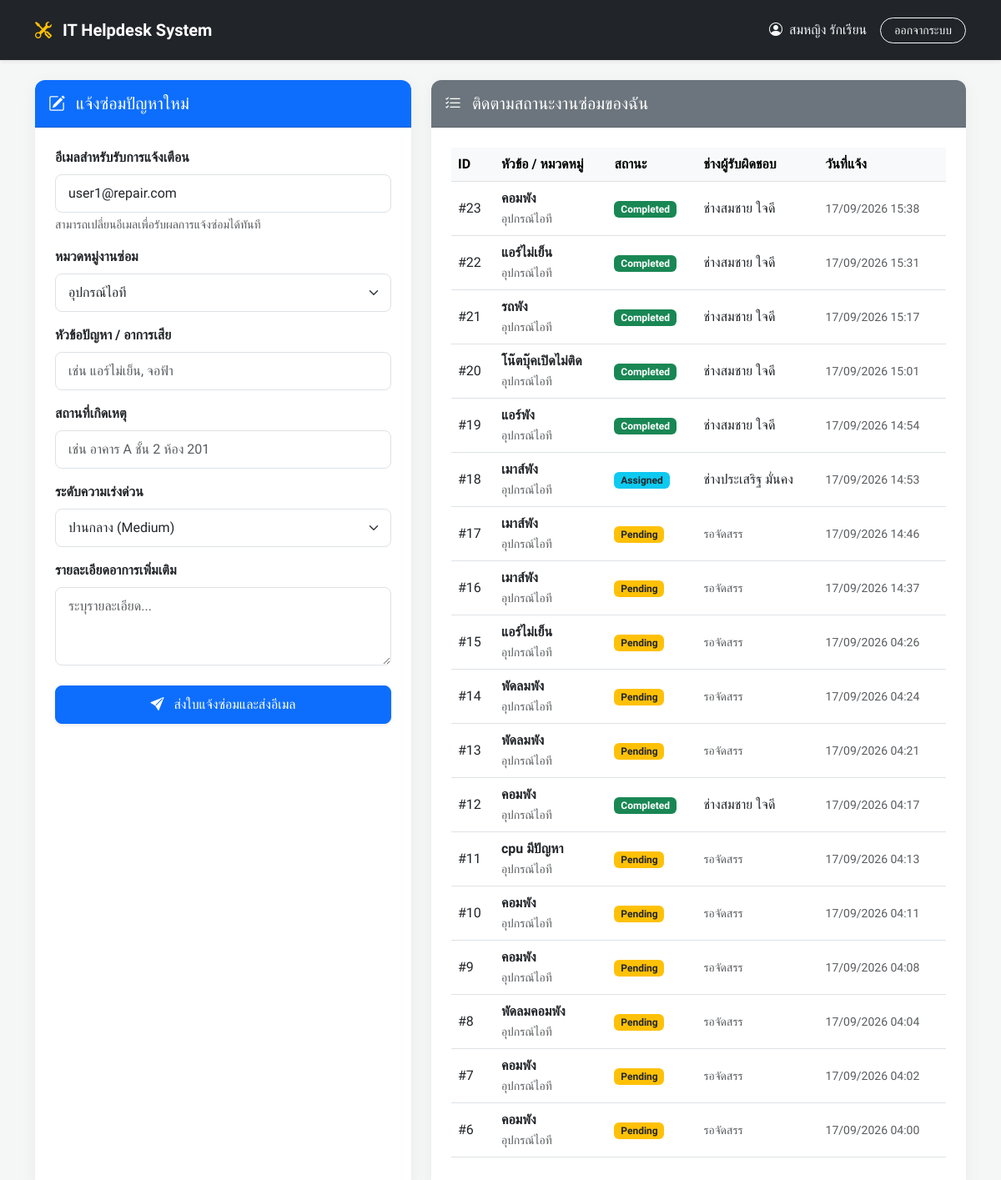
The app's page /create_ticket.php (signed in) with its own data.
### tables this page shows
CREATE TABLE `users` (
  `user_id` int(11) NOT NULL,
  `username` varchar(50) NOT NULL,
  `password_hash` varchar(255) NOT NULL,
  `full_name` varchar(100) NOT NULL,
  `email` varchar(100) NOT NULL,
  `phone` varchar(20) NOT NULL,
  `role` enum('User','Technician','Admin') DEFAULT 'User',
  `is_active` tinyint(1) DEFAULT 1,
  `created_at` timestamp NOT NULL DEFAULT current_timestamp(),
  `updated_at` timestamp NOT NULL DEFAULT current_timestamp() ON UPDATE current_timestamp()
);

CREATE TABLE `tickets` (
  `ticket_id` int(11) NOT NULL,
  `user_id` int(11) NOT NULL,
  `contact_email` varchar(255) DEFAULT NULL,
  `category_id` int(11) NOT NULL,
  `technician_id` int(11) DEFAULT NULL,
  `title` varchar(150) NOT NULL,
  `description` text NOT NULL,
  `location` varchar(150) NOT NULL,
  `status` enum('Pending','Assigned','In Progress','Completed','Cancelled') DEFAULT 'Pending',
  `priority` enum('Low','Medium','High','Urgent') DEFAULT 'Medium',
  `created_at` timestamp NOT NULL DEFAULT current_timestamp(),
  `updated_at` timestamp NOT NULL DEFAULT current_timestamp() ON UPDATE current_timestamp()
);

CREATE TABLE `categories` (
  `category_id` int(11) NOT NULL,
  `category_name` varchar(100) NOT NULL,
  `description` text DEFAULT NULL,
  `created_at` timestamp NOT NULL DEFAULT current_timestamp()
);

### create_ticket.php (the view, shortened to what this page needs)
<?php
include 'db.php';
$user_id = $_SESSION['user_id'];
$stmt_user_info = $conn->prepare("SELECT email, full_name FROM users WHERE user_id = ?");
$stmt_user_info->execute([$user_id]);
$current_user_data = $stmt_user_info->fetch(PDO::FETCH_ASSOC);
$default_email = $current_user_data['email'] ?? '';
$stmt_cat = $conn->query("SELECT * FROM categories");
$categories = $stmt_cat->fetchAll(PDO::FETCH_ASSOC);
$stmt_my_tickets = $conn->prepare("
    SELECT t.*, c.category_name, tech.full_name AS tech_name
    FROM tickets t
    JOIN categories c ON t.category_id = c.category_id
    LEFT JOIN users tech ON t.technician_id = tech.user_id
    WHERE t.user_id = ?
    ORDER BY t.created_at DESC
");
$stmt_my_tickets->execute([$user_id]);
$my_tickets = $stmt_my_tickets->fetchAll(PDO::FETCH_ASSOC);
?>
<!DOCTYPE html>
<html lang="th">
<head>
    <link href="https://cdn.jsdelivr.net/npm/bootstrap@5.3.0/dist/css/bootstrap.min.css" rel="stylesheet">
    <link rel="stylesheet" href="https://cdn.jsdelivr.net/npm/bootstrap-icons@1.10.5/font/bootstrap-icons.css">
</head>
<body>
    <nav class="navbar navbar-expand-lg navbar-dark bg-dark shadow-sm py-3 mb-4">
        <div class="container">
            <a class="navbar-brand fw-bold" href="#"><i class="bi bi-tools text-warning me-2"></i> IT Helpdesk System</a>
            <div class="d-flex align-items-center">
                <span class="text-light me-3"><i class="bi bi-person-circle me-1"></i> <?= htmlspecialchars($_SESSION['full_name']); ?></span>
                <a href="index.php" class="btn btn-outline-light btn-sm rounded-pill px-3">ออกจากระบบ</a>
            </div>
        </div>
    </nav>
    <div class="container mb-5">
        <div class="row g-4">
            <div class="col-lg-5">
                <div class="card h-100">
                    <div class="card-header bg-primary text-white py-3">
                        <h5 class="mb-0"><i class="bi bi-pencil-square me-2"></i> แจ้งซ่อมปัญหาใหม่</h5>
                    </div>
                    <div class="card-body p-4">
                        <form method="POST">
                            <div class="mb-3">
                                <label class="form-label fw-semibold">อีเมลสำหรับรับการแจ้งเตือน</label>
                                <input type="email" name="target_email" class="form-control" value="<?= htmlspecialchars($default_email); ?>" placeholder="example@email.com" required>
                                <div class="form-text">สามารถเปลี่ยนอีเมลเพื่อรับผลการแจ้งซ่อมได้ทันที</div>
                            </div>
                            <div class="mb-3">
                                <label class="form-label fw-semibold">หมวดหมู่งานซ่อม</label>
                                <select name="category_id" class="form-select" required>
                                    <?php foreach($categories as $cat): ?>
                                        <option value="<?= $cat['category_id']; ?>"><?= htmlspecialchars($cat['category_name']); ?></option>
                                    <?php endforeach; ?>
                                </select>
                            </div>
                            <div class="mb-3">
                                <label class="form-label fw-semibold">หัวข้อปัญหา / อาการเสีย</label>
                                <input type="text" name="title" class="form-control" placeholder="เช่น แอร์ไม่เย็น, จอฟ้า" required>
                            </div>
                            <div class="mb-3">
                                <label class="form-label fw-semibold">สถานที่เกิดเหตุ</label>
                                <input type="text" name="location" class="form-control" placeholder="เช่น อาคาร A ชั้น 2 ห้อง 201" required>
                            </div>
                            <div class="mb-3">
                                <label class="form-label fw-semibold">ระดับความเร่งด่วน</label>
                                <select name="priority" class="form-select">
                                    <option value="Medium" selected>ปานกลาง (Medium)</option>
                                </select>
                            </div>
                            <div class="mb-4">
                                <label class="form-label fw-semibold">รายละเอียดอาการเพิ่มเติม</label>
                                <textarea name="description" class="form-control" rows="3" placeholder="ระบุรายละเอียด..." required></textarea>
                            </div>
                            <button type="submit" name="create_ticket" class="btn btn-primary w-100 btn-custom shadow-sm">
                                <i class="bi bi-send-fill me-2"></i> ส่งใบแจ้งซ่อมและส่งอีเมล
                            </button>
                        </form>
                    </div>
                </div>
            </div>
            <div class="col-lg-7">
                <div class="card h-100">
                    <div class="card-header bg-secondary text-white py-3">
                        <h5 class="mb-0"><i class="bi bi-list-check me-2"></i> ติดตามสถานะงานซ่อมของฉัน</h5>
                    </div>
                    <div class="card-body p-4">
                        <div class="table-responsive">
                            <table class="table table-hover align-middle">
                                <thead class="table-light">
                                    <tr>
                                        <th>ID</th>
                                        <th>หัวข้อ / หมวดหมู่</th>
                                        <th>สถานะ</th>
                                        <th>ช่างผู้รับผิดชอบ</th>
                                        <th>วันที่แจ้ง</th>
                                    </tr>
                                </thead>
                                <tbody>
                                    <?php if(count($my_tickets) > 0): ?>
                                        <?php foreach($my_tickets as $row): ?>
                                        <tr>
                                            <td>#<?= $row['ticket_id']; ?></td>
                                            <td>
                                                <strong><?= htmlspecialchars($row['title']); ?></strong><br>
                                                <small class="text-muted"><?= htmlspecialchars($row['category_name']); ?></small>
                                            </td>
                                            <td>
                                                <?php
                                                    $badge = 'warning text-dark';
                                                    if($row['status'] == 'Assigned') $badge = 'info text-dark';
                                                    elseif($row['status'] == 'In Progress') $badge = 'primary';
                                                    elseif($row['status'] == 'Completed') $badge = 'success';
                                                ?>
                                                <span class="badge bg-<?= $badge; ?>"><?= $row['status']; ?></span>
                                            </td>
                                            <td><?= $row['tech_name'] ? htmlspecialchars($row['tech_name']) : '<span class="text-muted small">รอจัดสรร</span>'; ?></td>
                                            <td><small class="text-muted"><?= date('d/m/Y H:i', strtotime($row['created_at'])); ?></small></td>
                                        </tr>
                                        <?php endforeach; ?>
                                    <?php else: ?>
                                        <tr><td colspan="5" class="text-center text-muted py-5">ยังไม่มีประวัติการแจ้งซ่อม</td></tr>
                                    <?php endif; ?>
                                </tbody>
                            </table>
                        </div>
                    </div>
                </div>
            </div>
        </div>
    </div>
</body>
</html>

### create_ticket.php (style rules this page uses)
body { font-family: 'Prompt', sans-serif; background-color: #f4f7f6; }
.card { border: none; border-radius: 12px; box-shadow: 0 4px 20px rgba(0,0,0,0.05); }
.card-header { border-radius: 12px 12px 0 0 !important; font-weight: 500; }
.form-control, .form-select { border-radius: 8px; padding: 10px 15px; border: 1px solid #dee2e6; }
.btn-custom { border-radius: 8px; padding: 10px 20px; font-weight: 500; }

### records on screen
users: target_email "user1@repair.com"
tickets: ticket_id "23", title "คอมพัง", category.category_name "อุปกรณ์ไอที", status "Completed", technician.full_name "ช่างสมชาย ใจดี", created_at "17/09/2026 15:38"
tickets: ticket_id "22", title "แอร์ไม่เย็น", category.category_name "อุปกรณ์ไอที", status "Completed", technician.full_name "ช่างสมชาย ใจดี", created_at "17/09/2026 15:31"
tickets: ticket_id "21", title "รถพัง", category.category_name "อุปกรณ์ไอที", status "Completed", technician.full_name "ช่างสมชาย ใจดี", created_at "17/09/2026 15:17"
tickets: ticket_id "20", title "โน๊ตบุ๊คเปิดไม่ติด", category.category_name "อุปกรณ์ไอที", status "Completed", technician.full_name "ช่างสมชาย ใจดี", created_at "17/09/2026 15:01"
tickets: ticket_id "19", title "แอร์พัง", category.category_name "อุปกรณ์ไอที", status "Completed", technician.full_name "ช่างสมชาย ใจดี", created_at "17/09/2026 14:54"
tickets: ticket_id "18", title "เมาส์พัง", category.category_name "อุปกรณ์ไอที", status "Assigned", technician.full_name "ช่างประเสริฐ มั่นคง", created_at "17/09/2026 14:53"
tickets: ticket_id "17", title "เมาส์พัง", category.category_name "อุปกรณ์ไอที", status "Pending", shows "รอจัดสรร", created_at "17/09/2026 14:46"
tickets: ticket_id "16", title "เมาส์พัง", category.category_name "อุปกรณ์ไอที", status "Pending", shows "รอจัดสรร", created_at "17/09/2026 14:37"
tickets: ticket_id "15", title "แอร์ไม่เย็น", category.category_name "อุปกรณ์ไอที", status "Pending", shows "รอจัดสรร", created_at "17/09/2026 04:26"
tickets: ticket_id "14", title "พัดลมพัง", category.category_name "อุปกรณ์ไอที", status "Pending", shows "รอจัดสรร", created_at "17/09/2026 04:24"
tickets: ticket_id "13", title "พัดลมพัง", category.category_name "อุปกรณ์ไอที", status "Pending", shows "รอจัดสรร", created_at "17/09/2026 04:21"
tickets: ticket_id "12", title "คอมพัง", category.category_name "อุปกรณ์ไอที", status "Completed", technician.full_name "ช่างสมชาย ใจดี", created_at "17/09/2026 04:17"
tickets: ticket_id "11", title "cpu มีปัญหา", category.category_name "อุปกรณ์ไอที", status "Pending", shows "รอจัดสรร", created_at "17/09/2026 04:13"
tickets: ticket_id "10", title "คอมพัง", category.category_name "อุปกรณ์ไอที", status "Pending", shows "รอจัดสรร", created_at "17/09/2026 04:11"
tickets: ticket_id "9", title "คอมพัง", category.category_name "อุปกรณ์ไอที", status "Pending", shows "รอจัดสรร", created_at "17/09/2026 04:08"
tickets: ticket_id "8", title "พัดลมคอมพัง", category.category_name "อุปกรณ์ไอที", status "Pending", shows "รอจัดสรร", created_at "17/09/2026 04:04"
tickets: ticket_id "7", title "คอมพัง", category.category_name "อุปกรณ์ไอที", status "Pending", shows "รอจัดสรร", created_at "17/09/2026 04:02"
tickets: ticket_id "6", title "คอมพัง", category.category_name "อุปกรณ์ไอที", status "Pending", shows "รอจัดสรร", created_at "17/09/2026 04:00"

### other values on screen
$_SESSION['full_name'] "สมหญิง รักเรียน"
form field category_id "อุปกรณ์ไอที"
